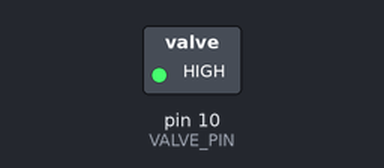
A sketch run on a simulated Arduino Uno, built with avr-gcc and run on an emulated ATmega328P. Parts: switched loads named in the sketch (green lamp = pin HIGH).

Above: at 0.05 s.
Timing chart, 0 to 6.5 s (numbered marks = the images above):
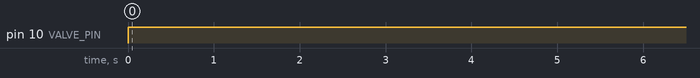

The sketch:

check_valve.ino
```cpp
const int VALVE_PIN = 10;
void setup() {
  // put your setup code here, to run once:
  pinMode(VALVE_PIN, OUTPUT);
}

void open_checkvalve() {
  //This function open the check valve to let fluid flow
  digitalWrite(VALVE_PIN,HIGH);
}

void close_checkvalve() {
  //This function close check valve to stop fluid from flowing through
  digitalWrite(VALVE_PIN,LOW);
}

void loop() {
  // put your main code here, to run repeatedly:
  open_checkvalve();
  delay(10000);
  close_checkvalve();
}
```

Measured:
- by itself, pin 10 (VALVE_PIN): LOW → HIGH at 0.00 s
